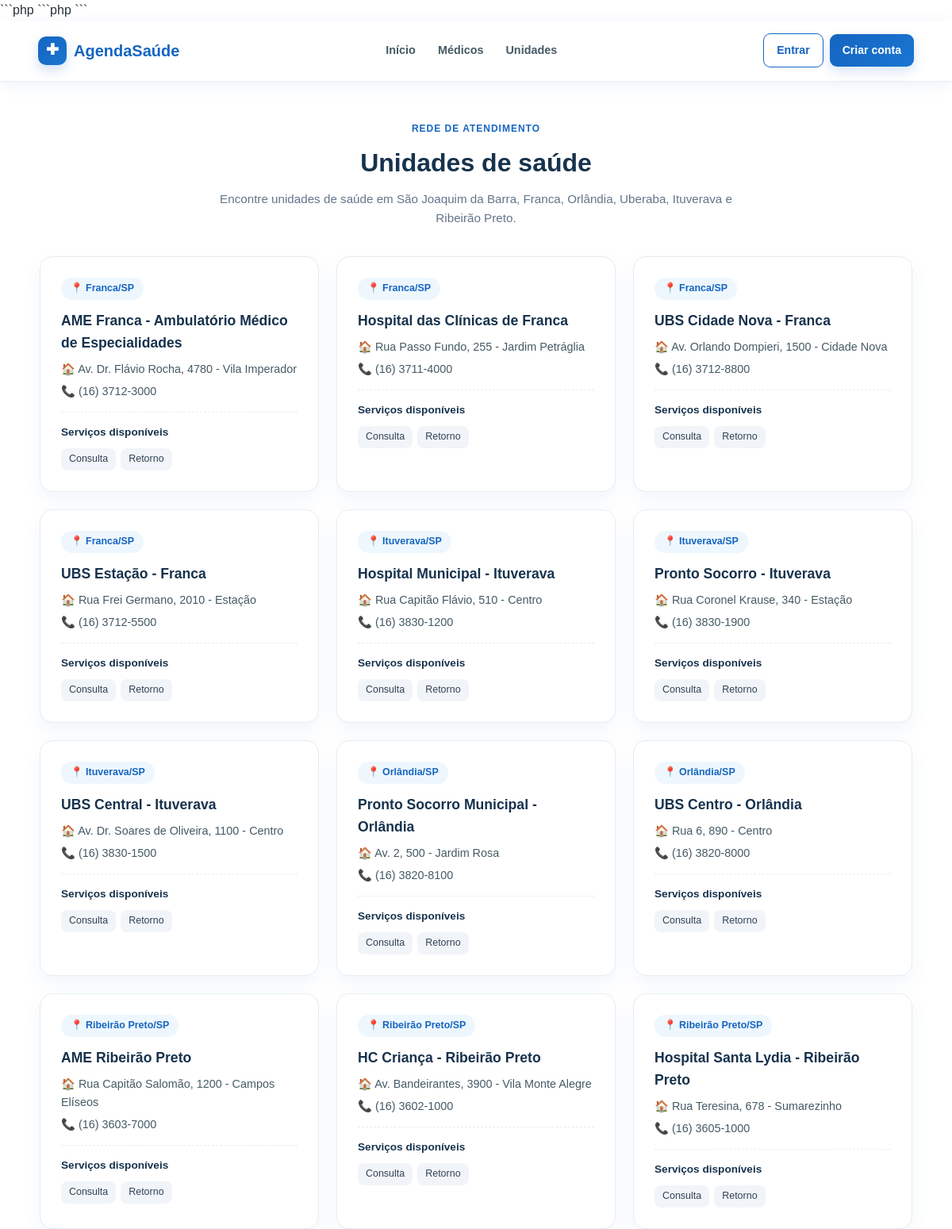
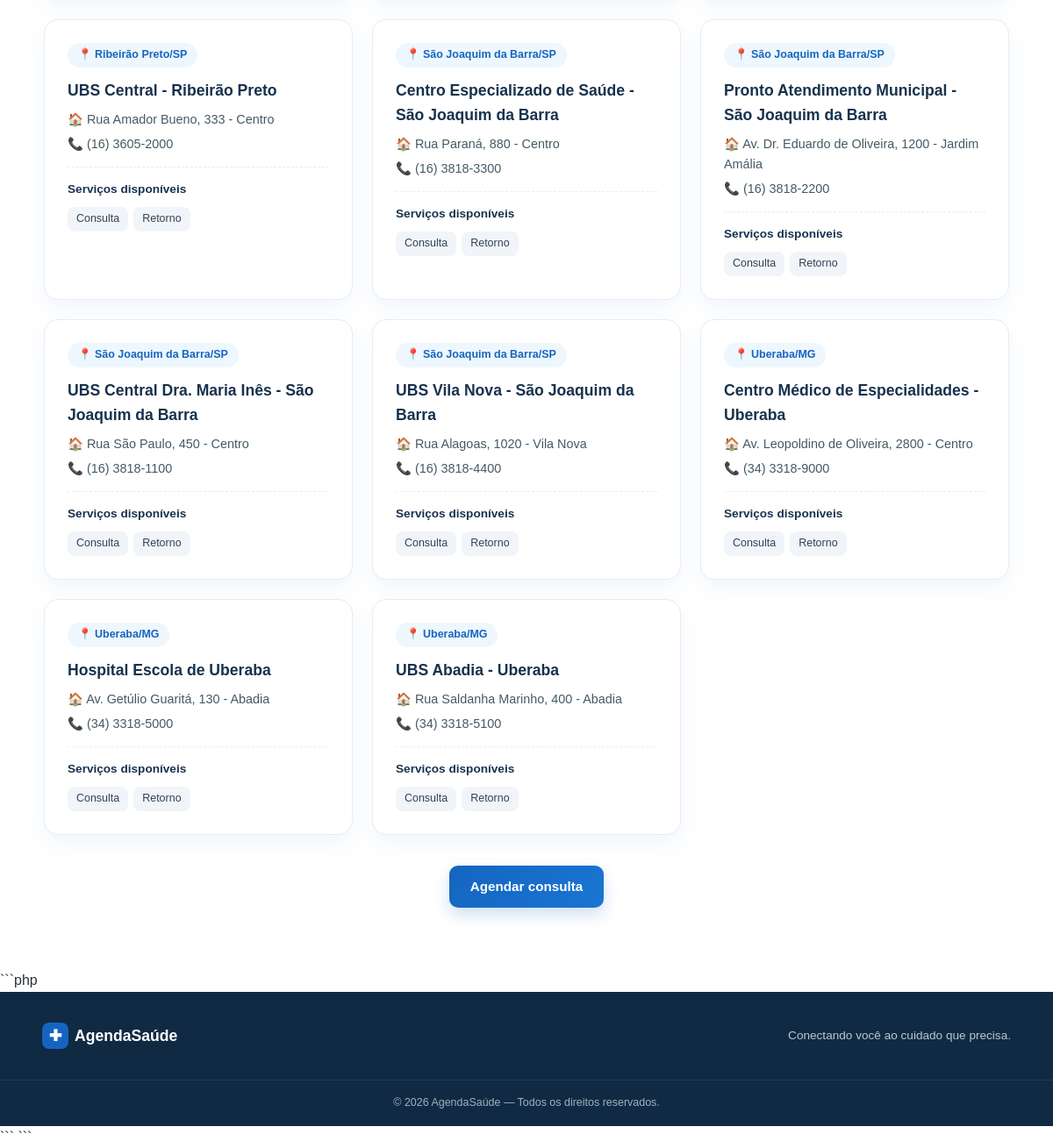
Screenshot of /unidades.php with the database file from the repository (2 pictures, top to bottom).
### tables this page shows
CREATE TABLE `unidade_saude` (
  `id_unidade` INT(11) NOT NULL AUTO_INCREMENT,
  `nome_unidade` VARCHAR(150) NOT NULL,
  `endereco` VARCHAR(255) NOT NULL,
  `localizacao` VARCHAR(100) NOT NULL,
  `telefone` VARCHAR(15) NOT NULL,
  PRIMARY KEY (`id_unidade`)
);

### unidades.php (the view, shortened to what this page needs)
<?php
require_once __DIR__ . "/conexao/conexao.php";
require_once __DIR__ . "/includes/header.php";
require_once __DIR__ . "/includes/menu.php";
$unidades = $pdo->query("
    SELECT
        id_unidade,
        nome_unidade,
        endereco,
        localizacao,
        telefone
    FROM unidade_saude
    ORDER BY
        localizacao,
        nome_unidade
")->fetchAll(PDO::FETCH_ASSOC);
$servicosPorUnidade = [];
$stmt = $pdo->query("
    SELECT
        us.id_unidade,
        s.tipo_atendimento
    FROM unidade_servico us
    INNER JOIN servico_saude s
        ON s.id_servico = us.id_servico
    ORDER BY
        s.tipo_atendimento
");
foreach ($stmt->fetchAll(PDO::FETCH_ASSOC) as $linha) {
    $idUnidade = (int) $linha["id_unidade"];
    $servicosPorUnidade[$idUnidade][] =
        $linha["tipo_atendimento"];
}
function e(string $valor): string
{
    return htmlspecialchars(
        $valor,
        ENT_QUOTES,
        "UTF-8"
    );
}
?>
<main class="container pagina-interna">
    <section class="pagina-cabecalho">
        <span class="pagina-kicker">
            REDE DE ATENDIMENTO
        </span>
        <h1 class="page-title">
            Unidades de saúde
        </h1>
        <p>
            Encontre unidades de saúde em São Joaquim da Barra,
            Franca, Orlândia, Uberaba, Ituverava e Ribeirão Preto.
        </p>
    </section>
    <div class="unidades-grid">
        <?php if (!empty($unidades)): ?>
            <?php foreach ($unidades as $unidade): ?>
                <?php
                $idUnidade = (int) $unidade["id_unidade"];
                ?>
                <article class="unidade-card">
                    <span class="unidade-cidade">
                        📍 <?= e($unidade["localizacao"]) ?>
                    </span>
                    <h3>
                        <?= e($unidade["nome_unidade"]) ?>
                    </h3>
                    <p>
                        🏠 <?= e($unidade["endereco"]) ?>
                    </p>
                    <?php if (!empty($unidade["telefone"])): ?>
                        <p>
                            📞 <?= e($unidade["telefone"]) ?>
                        </p>
                    <?php endif; ?>
                    <?php if (!empty($servicosPorUnidade[$idUnidade])): ?>
                        <div class="unidade-servicos">
                            <strong>
                                Serviços disponíveis
                            </strong>
                            <div class="tags-servicos">
                                <?php
                                $servicosExibidos = array_unique(
                                    $servicosPorUnidade[$idUnidade]
                                );
                                ?>
                                <?php foreach ($servicosExibidos as $servico): ?>
                                    <span class="tag-servico">
                                        <?= e($servico) ?>
                                    </span>
                                <?php endforeach; ?>
                            </div>
                        </div>
                    <?php endif; ?>
                </article>
            <?php endforeach; ?>
        <?php endif; ?>
    </div>
    <div class="pagina-acoes">
        <a
            class="btn-primary"
            href="paciente/agendar.php"
        >
            Agendar consulta
        </a>
    </div>
</main>
<?php require_once __DIR__ . "/includes/footer.php"; ?>
```

### includes/header.php (shortened to what this page needs)
```php
<?php
if (!isset($baseUrl)) {
    $raizProjeto = realpath(__DIR__ . "/..");
    $raizServidor = realpath($_SERVER["DOCUMENT_ROOT"] ?? "");
    if (
        $raizProjeto &&
        $raizServidor &&
        strpos($raizProjeto, $raizServidor) === 0
    ) {
        $baseUrl = substr(
            $raizProjeto,
            strlen($raizServidor)
        );
        $baseUrl = str_replace(
            "\\",
            "/",
            $baseUrl
        );
        $baseUrl = rtrim(
            $baseUrl,
            "/"
        );
    } else {
        $baseUrl = "";
    }
}
?>
<!DOCTYPE html>
<html lang="pt-BR">
<head>
    <link
        rel="stylesheet"
        href="<?= htmlspecialchars(
            $baseUrl,
            ENT_QUOTES,
            "UTF-8"
        ) ?>/css/style.css"
    >
</head>
<body>
```

### includes/menu.php (shortened to what this page needs)
<?php
$tipoUsuario = $_SESSION["tipo_usuario"] ?? "";
$estaLogado =
    !empty($_SESSION["id_usuario"]) ||
    !empty($_SESSION["id_medico"]) ||
    !empty($_SESSION["id_administrador"]);
?>
<nav class="menu-principal">
    <div class="menu-container">
        <a href="<?= $baseUrl ?>/index.php" class="menu-logo">
            <span class="menu-logo-icon">✚</span>
            <span>AgendaSaúde</span>
        </a>
        <div class="menu-links">
            <a href="<?= $baseUrl ?>/index.php">
                Início
            </a>
            <?php if ($tipoUsuario === "Paciente"): ?>
                <a href="<?= $baseUrl ?>/paciente/agendar.php">
                    Agendar
                </a>
                <a href="<?= $baseUrl ?>/paciente/minhas_consultas.php">
                    Minhas consultas
                </a>
                <a href="<?= $baseUrl ?>/paciente/perfil.php">
                    Meu perfil
                </a>
            <?php elseif ($tipoUsuario === "Medico"): ?>
                <a href="<?= $baseUrl ?>/medico/dashboard.php">
                    Minha agenda
                </a>
            <?php elseif ($tipoUsuario === "Administrador"): ?>
                <a href="<?= $baseUrl ?>/admin/dashboard.php">
                    Administração
                </a>
            <?php else: ?>
                <a href="<?= $baseUrl ?>/medicos.php">
                    Médicos
                </a>
                <a href="<?= $baseUrl ?>/unidades.php">
                    Unidades
                </a>
            <?php endif; ?>
        </div>
        <div class="menu-acoes">
            <?php if ($estaLogado): ?>
                <span class="menu-usuario">
                    Olá, <?= htmlspecialchars($_SESSION["nome_usuario"] ?? "Usuário") ?>
                </span>
                <a href="<?= $baseUrl ?>/logout.php" class="menu-sair">
                    Sair
                </a>
            <?php else: ?>
                <a href="<?= $baseUrl ?>/login.php" class="menu-entrar">
                    Entrar
                </a>
                <a href="<?= $baseUrl ?>/cadastro.php" class="menu-cadastrar">
                    Criar conta
                </a>
            <?php endif; ?>
        </div>
    </div>
</nav>

### includes/footer.php (shortened to what this page needs)
```php
<footer class="footer">
    <div class="footer-container">
        <div class="footer-logo">
            <span>✚</span>
            <span>AgendaSaúde</span>
        </div>
        <p>
            Conectando você ao cuidado que precisa.
        </p>
    </div>
    <div class="footer-bottom">
        <p>
            © <?= date("Y") ?> AgendaSaúde — Todos os direitos reservados.
        </p>
    </div>
</footer>
</body>
</html>

### rows the page displays
unidade_saude: localizacao "Franca/SP", nome_unidade "AME Franca - Ambulatório Médico de Especialidades", endereco "Av. Dr. Flávio Rocha, 4780 - Vila Imperador", telefone "(16) 3712-3000", id_unidade "Consulta", id_unidade "Retorno"
unidade_saude: localizacao "Franca/SP", nome_unidade "Hospital das Clínicas de Franca", endereco "Rua Passo Fundo, 255 - Jardim Petráglia", telefone "(16) 3711-4000", id_unidade "Consulta", id_unidade "Retorno"
unidade_saude: localizacao "Franca/SP", nome_unidade "UBS Cidade Nova - Franca", endereco "Av. Orlando Dompieri, 1500 - Cidade Nova", telefone "(16) 3712-8800", id_unidade "Consulta", id_unidade "Retorno"
unidade_saude: localizacao "Franca/SP", nome_unidade "UBS Estação - Franca", endereco "Rua Frei Germano, 2010 - Estação", telefone "(16) 3712-5500", id_unidade "Consulta", id_unidade "Retorno"
unidade_saude: localizacao "Ituverava/SP", nome_unidade "Hospital Municipal - Ituverava", endereco "Rua Capitão Flávio, 510 - Centro", telefone "(16) 3830-1200", id_unidade "Consulta", id_unidade "Retorno"
unidade_saude: localizacao "Ituverava/SP", nome_unidade "Pronto Socorro - Ituverava", endereco "Rua Coronel Krause, 340 - Estação", telefone "(16) 3830-1900", id_unidade "Consulta", id_unidade "Retorno"
unidade_saude: localizacao "Ituverava/SP", nome_unidade "UBS Central - Ituverava", endereco "Av. Dr. Soares de Oliveira, 1100 - Centro", telefone "(16) 3830-1500", id_unidade "Consulta", id_unidade "Retorno"
unidade_saude: localizacao "Orlândia/SP", nome_unidade "Pronto Socorro Municipal - Orlândia", endereco "Av. 2, 500 - Jardim Rosa", telefone "(16) 3820-8100", id_unidade "Consulta", id_unidade "Retorno"
unidade_saude: localizacao "Orlândia/SP", nome_unidade "UBS Centro - Orlândia", endereco "Rua 6, 890 - Centro", telefone "(16) 3820-8000", id_unidade "Consulta", id_unidade "Retorno"
unidade_saude: localizacao "Ribeirão Preto/SP", nome_unidade "AME Ribeirão Preto", endereco "Rua Capitão Salomão, 1200 - Campos Elíseos", telefone "(16) 3603-7000", id_unidade "Consulta", id_unidade "Retorno"
unidade_saude: localizacao "Ribeirão Preto/SP", nome_unidade "HC Criança - Ribeirão Preto", endereco "Av. Bandeirantes, 3900 - Vila Monte Alegre", telefone "(16) 3602-1000", id_unidade "Consulta", id_unidade "Retorno"
unidade_saude: localizacao "Ribeirão Preto/SP", nome_unidade "Hospital Santa Lydia - Ribeirão Preto", endereco "Rua Teresina, 678 - Sumarezinho", telefone "(16) 3605-1000", id_unidade "Consulta", id_unidade "Retorno"
unidade_saude: localizacao "Ribeirão Preto/SP", nome_unidade "UBS Central - Ribeirão Preto", endereco "Rua Amador Bueno, 333 - Centro", telefone "(16) 3605-2000", id_unidade "Consulta", id_unidade "Retorno"
unidade_saude: localizacao "São Joaquim da Barra/SP", nome_unidade "Centro Especializado de Saúde - São Joaquim da Barra", endereco "Rua Paraná, 880 - Centro", telefone "(16) 3818-3300", id_unidade "Consulta", id_unidade "Retorno"
unidade_saude: localizacao "São Joaquim da Barra/SP", nome_unidade "Pronto Atendimento Municipal - São Joaquim da Barra", endereco "Av. Dr. Eduardo de Oliveira, 1200 - Jardim Amália", telefone "(16) 3818-2200", id_unidade "Consulta", id_unidade "Retorno"
unidade_saude: localizacao "São Joaquim da Barra/SP", nome_unidade "UBS Central Dra. Maria Inês - São Joaquim da Barra", endereco "Rua São Paulo, 450 - Centro", telefone "(16) 3818-1100", id_unidade "Consulta", id_unidade "Retorno"
unidade_saude: localizacao "São Joaquim da Barra/SP", nome_unidade "UBS Vila Nova - São Joaquim da Barra", endereco "Rua Alagoas, 1020 - Vila Nova", telefone "(16) 3818-4400", id_unidade "Consulta", id_unidade "Retorno"
unidade_saude: localizacao "Uberaba/MG", nome_unidade "Centro Médico de Especialidades - Uberaba", endereco "Av. Leopoldino de Oliveira, 2800 - Centro", telefone "(34) 3318-9000", id_unidade "Consulta", id_unidade "Retorno"
unidade_saude: localizacao "Uberaba/MG", nome_unidade "Hospital Escola de Uberaba", endereco "Av. Getúlio Guaritá, 130 - Abadia", telefone "(34) 3318-5000", id_unidade "Consulta", id_unidade "Retorno"
unidade_saude: localizacao "Uberaba/MG", nome_unidade "UBS Abadia - Uberaba", endereco "Rua Saldanha Marinho, 400 - Abadia", telefone "(34) 3318-5100", id_unidade "Consulta", id_unidade "Retorno"
